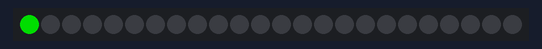
A sketch run on a simulated ESP8266 (NodeMCU). Parts: 24 RGB LEDs in strip order, left to right. Dim RGB values are drawn brighter than linear; WiFi joins after 1.5 s; servers stay silent unless stated.

Above: at 0.1 s.
At 0.7 s:
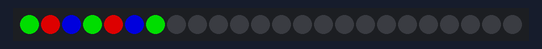
At 1.3 s:
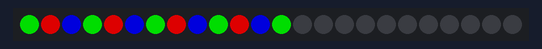
At 1.9 s:
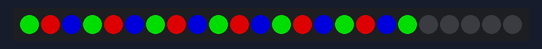
At 2.5 s:
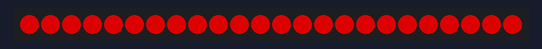

The sketch:

wifi.ino
```cpp
#include <ESP8266WiFi.h>
#include <Adafruit_NeoPixel.h>

#define PIN D5
#define NUMPIXELS 24

Adafruit_NeoPixel pixels=Adafruit_NeoPixel(NUMPIXELS, PIN, NEO_GRB+NEO_KHZ800);
int delayval = 100;

const char*ssid = "";
const char*password = "";

int num=0;

void setup() {
  // put your setup code here, to run once:
  pixels.begin();
  WiFi.mode(WIFI_STA);
  WiFi.begin(ssid, password);
  while(WiFi.status()!=WL_CONNECTED){
    for(int i=0;i<NUMPIXELS;i++){
      if(i==num%NUMPIXELS){
          for(int i=0;i<NUMPIXELS;i+=3){
    pixels.setPixelColor(i,pixels.Color(0,150,0));
    pixels.show();
    delay(delayval);
    pixels.setPixelColor(i+1,pixels.Color(150,0,0));
    pixels.show();
    delay(delayval);
    pixels.setPixelColor(i+2,pixels.Color(0,0,150));
    pixels.show();
    delay(delayval);
  }
      }
      else{
        pixels.setPixelColor(i,pixels.Color(0,150,150));
      }
      pixels.show();
    }
    delay(30);
    ++num;
  }

}

void loop() {
  for(int i=0; i<NUMPIXELS;i++){
    pixels.setPixelColor(i, pixels.Color(150,0,0));
    pixels.show();
  }
  // put your main code here, to run repeatedly:
}
```
